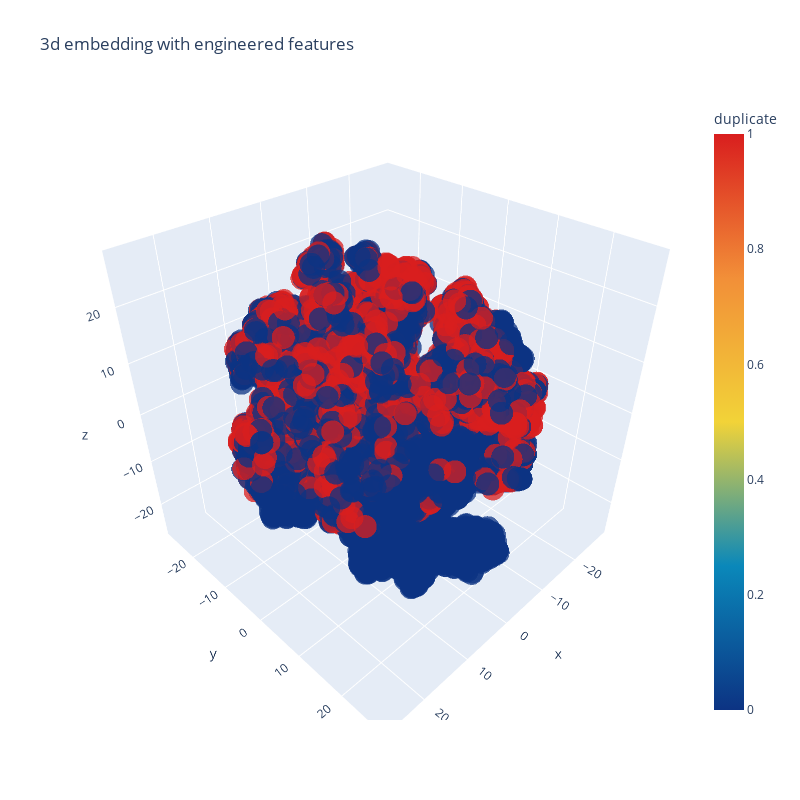

Notebook code for this chart:
### Code cell
trace1 = go.Scatter3d(
    x=tsne3d[:,0],
    y=tsne3d[:,1],
    z=tsne3d[:,2],
    mode='markers',
    marker=dict(
        sizemode='diameter',
        color = y,
        colorscale = 'Portland',
        colorbar = dict(title = 'duplicate'),
        line=dict(color='rgb(255, 255, 255)'),
        opacity=0.75
    )
)

data=[trace1]
layout=dict(height=800, width=800, title='3d embedding with engineered features')
fig=dict(data=data, layout=layout)
py.iplot(fig, filename='3DBubble')

### Figure 1 — Plotly figure (JSON) as saved in the notebook; plotly's stock layout.template omitted (floating-point values rounded to 4 significant figures; data arrays with more than 128 entries replaced by an {"elided": "..."} marker saying what was removed)
{"data": [{"marker": {"color": {"elided": "20000 int values"}, "colorbar": {"title": {"text": "duplicate"}}, "colorscale": [[0, "rgb(12,51,131)"], [0.25, "rgb(10,136,186)"], [0.5, "rgb(242,211,56)"], [0.75, "rgb(242,143,56)"], [1, "rgb(217,30,30)"]], "line": {"color": "rgb(255, 255, 255)"}, "opacity": 0.75, "sizemode": "diameter"}, "mode": "markers", "type": "scatter3d", "x": {"elided": "20000 float values"}, "y": {"elided": "20000 float values"}, "z": {"elided": "20000 float values"}}], "layout": {"height": 800, "title": {"text": "3d embedding with engineered features"}, "width": 800}}
